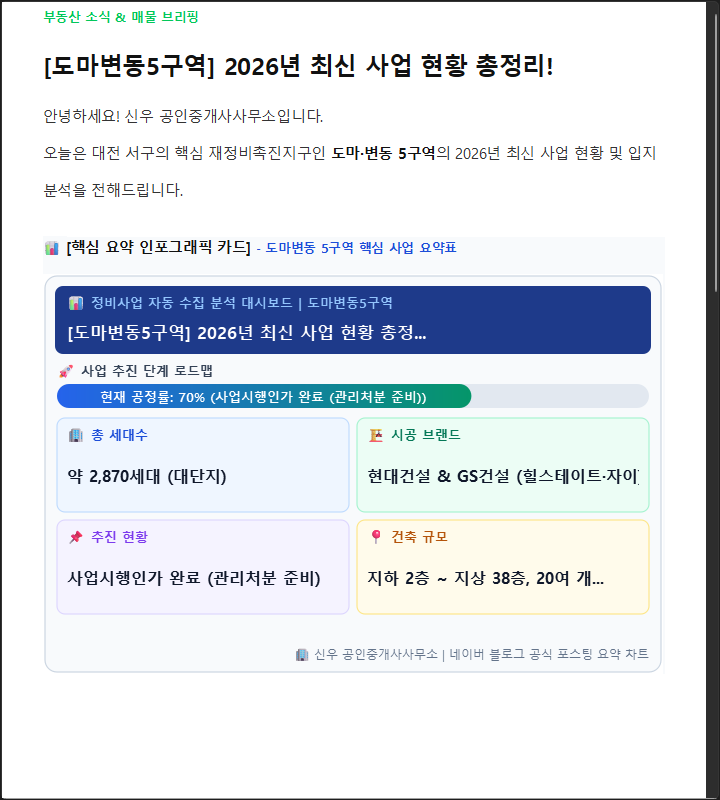

Reproduce this figure in Python.
import sys
sys.path.insert(0, ".")
from PyQt6.QtWidgets import QApplication, QTextBrowser
from PyQt6.QtGui import QImage, QTextDocument
from PyQt6.QtCore import QUrl
from ui.styles import generate_blog_preview_html
from services.chart_service import render_infographic_card
from services.zone_map_service import generate_zone_map_image, get_zone_data

app = QApplication(sys.argv)
tb = QTextBrowser()
tb.resize(720, 800)

zone_data = get_zone_data("도마변동5구역")
chart_img = render_infographic_card(
    title="[도마변동5구역] 2026년 최신 사업 현황 총정리! 사업시행인가 이후 관리처분계획",
    zone_name="도마변동5구역",
    zone_data=zone_data
)
map_img = generate_zone_map_image("도마변동5구역")

tb.document().addResource(QTextDocument.ResourceType.ImageResource.value, QUrl("chart_preview.png"), chart_img)
tb.document().addResource(QTextDocument.ResourceType.ImageResource.value, QUrl("zone_map_preview.png"), map_img)

sample_body = """
안녕하세요! 신우 공인중개사사무소입니다.
오늘은 대전 서구의 핵심 재정비촉진지구인 **도마·변동 5구역**의 2026년 최신 사업 현황 및 입지 분석을 전해드립니다.

[추천 차트: 도마변동 5구역 핵심 사업 요약표]

### 1. 사업 개요 및 추진 단계 로드맵
도마변동 5구역은 총 2,870여 세대 규모로 조성되는 대단지 프리미엄 신축 아파트 단지입니다.

[추천 지도: 대전 서구 도마동 80-37 및 도마변동5구역 경계 구역 지도 첨부]

### 2. 입지 프리미엄
유등천 수변 공원과 인접해 쾌적한 라이프를 누릴 수 있습니다.
"""

html = generate_blog_preview_html(
    title="[도마변동5구역] 2026년 최신 사업 현황 총정리!",
    body_markdown=sample_body,
    tags=["도마변동5구역", "대전재개발"],
    has_chart=True,
    has_zone_map=True
)

tb.setHtml(html)
tb.show()
tb.grab().save("scratch/test_preview_full2.png")
print("Saved scratch/test_preview_full2.png")
print("Horizontal scrollbar visible:", tb.horizontalScrollBar().isVisible())
